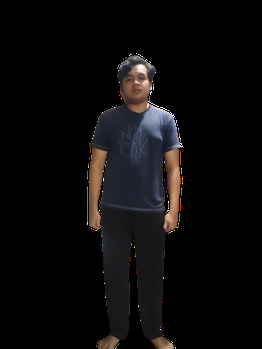
#> input picture Scripts/Python/DatasetImplementation/Dataset_NoBG/Dataset_1-removebg-preview.png, 262 x 349 px, shrunk from 433 x 576 before the run
$ python -i detect_actual_shirt.py   (imports and definitions only)
#> lines starting #> are read from the running program, lines starting #| are printed output that depends on the picture; after the words box and inside, x2 and y2 are one past the last pixel; in counts of white or black regions, pixels touching at a corner belong together
#> further down, picture is the input picture: shape (349, 262, 3); mean B, G, R 10.8, 10.7, 11.9
# Detect Actual Shirt using Skin Detection + GrabCut Refinement

import cv2
import numpy as np
from pose_detection import detect_pose_landmarks
from detect_shirt_region import get_shirt_keypoints, create_shirt_mask

# Configuration
INPUT_IMAGE_PATH = r"Dataset_NoBG\Dataset_1-removebg-preview.png"
OUTPUT_DIR = r"Output"

def detect_skin(image, mask=None):
    """
    Detect skin regions in the image using HSV color space.

    Args:
        image: Input image (BGR)
        mask: Optional mask to limit detection area

    Returns:
        Binary mask of detected skin regions
    """
    # Convert to HSV and YCrCb color spaces for better skin detection
    hsv = cv2.cvtColor(image, cv2.COLOR_BGR2HSV)
#> hsv: shape (349, 262, 3); mean H, S, V 15.8, 12.9, 13.5
    ycrcb = cv2.cvtColor(image, cv2.COLOR_BGR2YCrCb)
#> ycrcb: shape (349, 262, 3); mean of channels 0, 1, 2 11.1, 128.6, 127.9

    # Define skin color range in HSV
    lower_hsv = np.array([0, 20, 70], dtype=np.uint8)
    upper_hsv = np.array([20, 255, 255], dtype=np.uint8)

    # Define skin color range in YCrCb
    lower_ycrcb = np.array([0, 135, 85], dtype=np.uint8)
    upper_ycrcb = np.array([255, 180, 135], dtype=np.uint8)

    # Create masks for both color spaces
    mask_hsv = cv2.inRange(hsv, lower_hsv, upper_hsv)
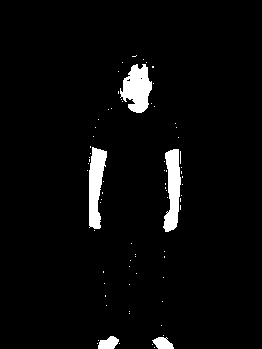
#> mask_hsv: shape (349, 262); 3.8% white; 75 white regions (70 under 20 px), largest, box (x1, y1, x2, y2) and area: (120, 64, 152, 113) 1033, (89, 147, 107, 229) 972, (163, 149, 181, 232) 970, (98, 336, 119, 349) 194, (152, 337, 174, 349) 183
    mask_ycrcb = cv2.inRange(ycrcb, lower_ycrcb, upper_ycrcb)
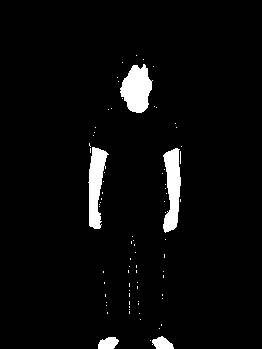
#> mask_ycrcb: shape (349, 262); 4% white; 78 white regions (73 under 20 px), largest, box (x1, y1, x2, y2) and area: (120, 64, 153, 113) 1092, (163, 148, 181, 233) 1026, (88, 147, 109, 229) 986, (98, 337, 119, 349) 195, (152, 336, 174, 349) 194

    # Combine masks (intersection for better accuracy)
    skin_mask = cv2.bitwise_and(mask_hsv, mask_ycrcb)
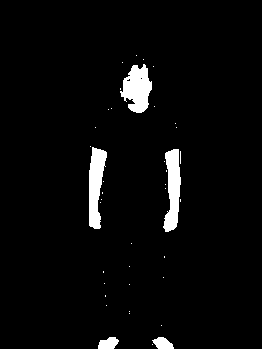
#> skin_mask: shape (349, 262); 3.7% white; 40 white regions (35 under 20 px), largest, box (x1, y1, x2, y2) and area: (120, 64, 152, 113) 1017, (89, 147, 107, 229) 968, (163, 149, 181, 232) 966, (98, 337, 119, 349) 188, (152, 337, 174, 349) 180

    # Apply optional area mask
    if mask is not None:
        skin_mask = cv2.bitwise_and(skin_mask, mask)

    # Clean up the mask
    kernel = cv2.getStructuringElement(cv2.MORPH_ELLIPSE, (11, 11))
    skin_mask = cv2.morphologyEx(skin_mask, cv2.MORPH_CLOSE, kernel)
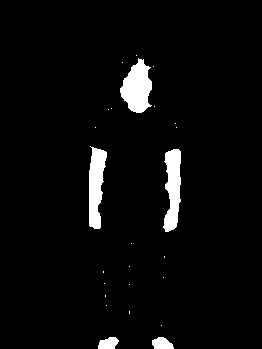
#> skin_mask: shape (349, 262); 4% white; 25 white regions (20 under 20 px), largest, box (x1, y1, x2, y2) and area: (120, 58, 152, 113) 1152, (163, 149, 181, 232) 1043, (89, 146, 107, 229) 1022, (152, 337, 174, 349) 199, (98, 337, 119, 349) 192
    skin_mask = cv2.morphologyEx(skin_mask, cv2.MORPH_OPEN, kernel)
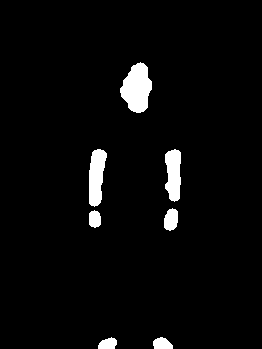
#> skin_mask: shape (349, 262); 3.6% white; 7 white regions, largest, box (x1, y1, x2, y2) and area: (120, 62, 152, 113) 1108, (89, 149, 107, 207) 755, (165, 149, 181, 202) 680

    # Remove small noise
    kernel_small = cv2.getStructuringElement(cv2.MORPH_ELLIPSE, (5, 5))
    skin_mask = cv2.morphologyEx(skin_mask, cv2.MORPH_OPEN, kernel_small)
#> skin_mask: shape (349, 262); 3.6% white; 7 white regions, largest, box (x1, y1, x2, y2) and area: (120, 62, 152, 113) 1104, (89, 149, 107, 207) 751, (165, 149, 181, 202) 676

    return skin_mask

# [235 lines left out: functions create_shirt_only_mask, refine_with_grabcut, visualize_results, main, detect_shirt_mask_fast, not called in this run]

# [2 lines not run here, left out]

>>> import cv2
>>> picture = cv2.imread('Dataset_NoBG/Dataset_1-removebg-preview.png')
>>> result = detect_skin(picture)

$ run again, on Scripts/Python/DatasetImplementation/Dataset_NoBG/Dataset_10-removebg-preview.png
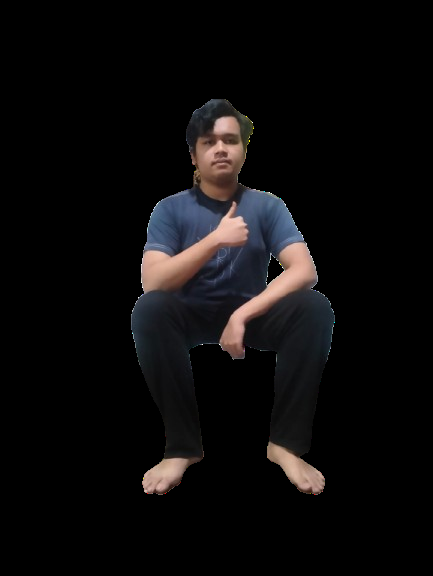
#> input picture Scripts/Python/DatasetImplementation/Dataset_NoBG/Dataset_10-removebg-preview.png, 433 x 576 px
#> picture is the input picture: shape (576, 433, 3); mean B, G, R 11.7, 11.4, 12.8
#> hsv: shape (576, 433, 3); mean H, S, V 12, 11.8, 14.5
#> ycrcb: shape (576, 433, 3); mean of channels 0, 1, 2 11.9, 128.7, 127.9
#> in detect_skin, `mask_hsv = cv2.inRange(hsv, lower_hsv, upper_hsv)`:
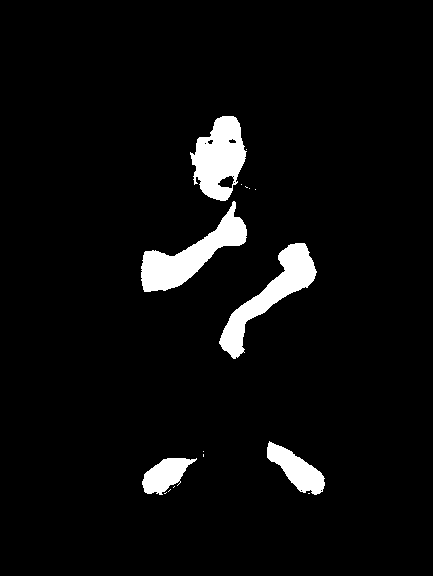
#> mask_hsv: shape (576, 433); 4.9% white; 16 white regions (11 under 20 px), largest, box (x1, y1, x2, y2) and area: (141, 201, 247, 292) 3329, (219, 243, 317, 359) 3182, (190, 116, 247, 201) 3042, (267, 441, 325, 495) 1439, (142, 458, 197, 495) 1148
#> mask_ycrcb: shape (576, 433); 5.3% white; 16 white regions (11 under 20 px), largest, box (x1, y1, x2, y2) and area: (141, 200, 249, 292) 3597, (190, 115, 248, 201) 3388, (219, 242, 317, 358) 3371, (267, 442, 325, 495) 1476, (142, 454, 204, 495) 1280
#> in detect_skin, `skin_mask = cv2.morphologyEx(skin_mask, cv2.MORPH_OPEN, kernel)`:
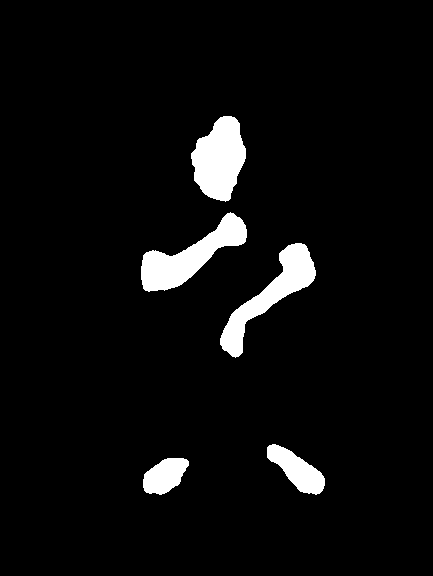
#> skin_mask: shape (576, 433); 4.9% white; 5 white regions, box (x1, y1, x2, y2) and area: (141, 212, 247, 292) 3270, (191, 116, 246, 202) 3239, (220, 243, 316, 358) 3151, (267, 444, 325, 495) 1444, (143, 458, 189, 495) 1162

$ run again, on Scripts/Python/DatasetImplementation/Dataset_NoBG/Dataset_2-removebg-preview.png
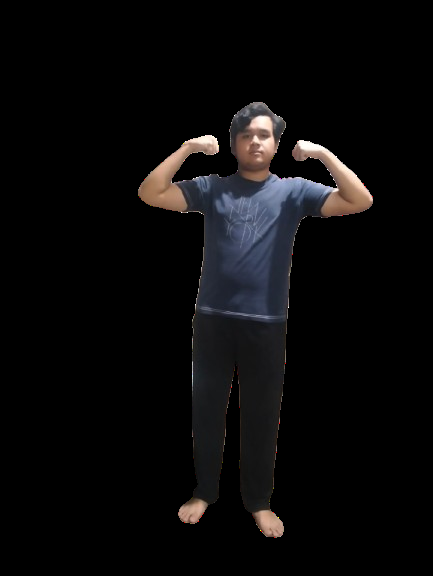
#> input picture Scripts/Python/DatasetImplementation/Dataset_NoBG/Dataset_2-removebg-preview.png, 433 x 576 px
#> picture is the input picture: shape (576, 433, 3); mean B, G, R 10.7, 10.2, 10.9
#> hsv: shape (576, 433, 3); mean H, S, V 11, 8.9, 12.5
#> ycrcb: shape (576, 433, 3); mean of channels 0, 1, 2 10.5, 128.3, 128.1
#> in detect_skin, `mask_hsv = cv2.inRange(hsv, lower_hsv, upper_hsv)`:
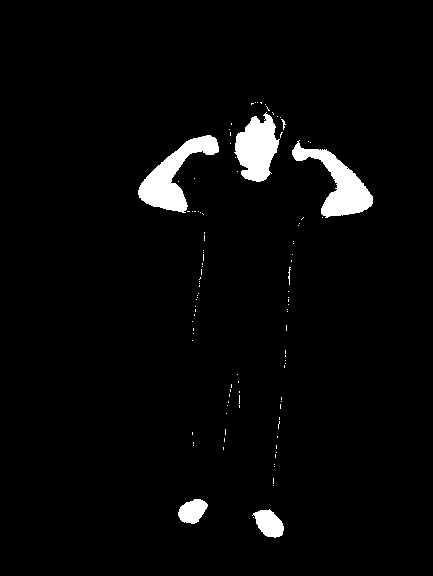
#> mask_hsv: shape (576, 433); 3.3% white; 107 white regions (100 under 20 px), largest, box (x1, y1, x2, y2) and area: (138, 135, 219, 213) 2391, (292, 140, 373, 218) 2300, (234, 112, 280, 182) 2047
#> mask_ycrcb: shape (576, 433); 3.2% white; 102 white regions (97 under 20 px), largest, box (x1, y1, x2, y2) and area: (138, 135, 219, 213) 2382, (292, 140, 373, 218) 2293, (233, 115, 280, 182) 2086, (252, 508, 284, 538) 618, (178, 499, 208, 524) 525
#> in detect_skin, `skin_mask = cv2.morphologyEx(skin_mask, cv2.MORPH_OPEN, kernel)`:
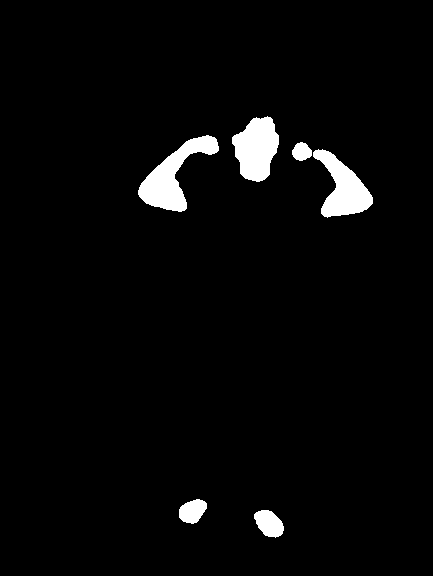
#> skin_mask: shape (576, 433); 3.2% white; 6 white regions, box (x1, y1, x2, y2) and area: (138, 135, 219, 212) 2405, (232, 116, 279, 182) 2144, (313, 149, 373, 218) 2043, (254, 510, 284, 538) 584, (179, 499, 207, 524) 501, (292, 142, 312, 161) 277

$ run again, on Scripts/Python/DatasetImplementation/Dataset_NoBG/Dataset_3-removebg-preview.png
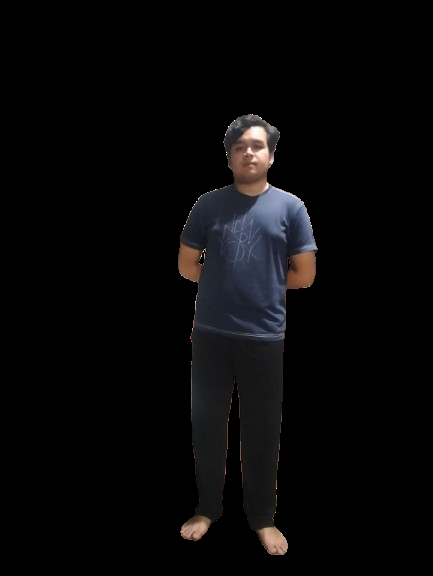
#> input picture Scripts/Python/DatasetImplementation/Dataset_NoBG/Dataset_3-removebg-preview.png, 433 x 576 px
#> picture is the input picture: shape (576, 433, 3); mean B, G, R 8.2, 7.6, 8
#> hsv: shape (576, 433, 3); mean H, S, V 10.5, 8.1, 9.4
#> ycrcb: shape (576, 433, 3); mean of channels 0, 1, 2 7.8, 128.2, 128.2
#> in detect_skin, `mask_hsv = cv2.inRange(hsv, lower_hsv, upper_hsv)`:
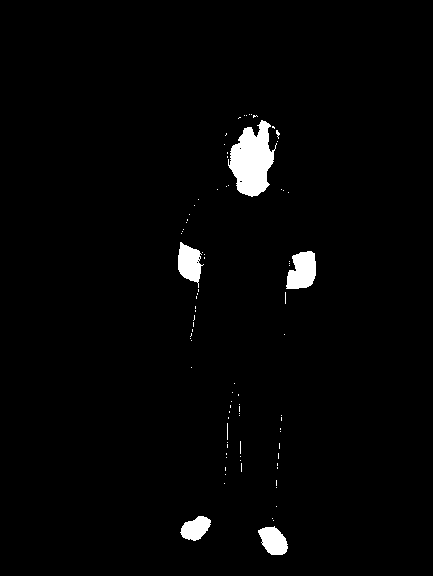
#> mask_hsv: shape (576, 433); 2.1% white; 88 white regions (83 under 20 px), largest, box (x1, y1, x2, y2) and area: (228, 120, 277, 197) 2310, (286, 251, 316, 289) 868, (178, 242, 204, 288) 709, (258, 526, 288, 555) 601, (180, 516, 211, 541) 512
#> mask_ycrcb: shape (576, 433); 2.1% white; 91 white regions (86 under 20 px), largest, box (x1, y1, x2, y2) and area: (228, 126, 274, 197) 2277, (286, 251, 316, 289) 956, (178, 239, 203, 284) 756, (257, 524, 288, 555) 631, (181, 515, 211, 541) 537
#> in detect_skin, `skin_mask = cv2.morphologyEx(skin_mask, cv2.MORPH_OPEN, kernel)`:
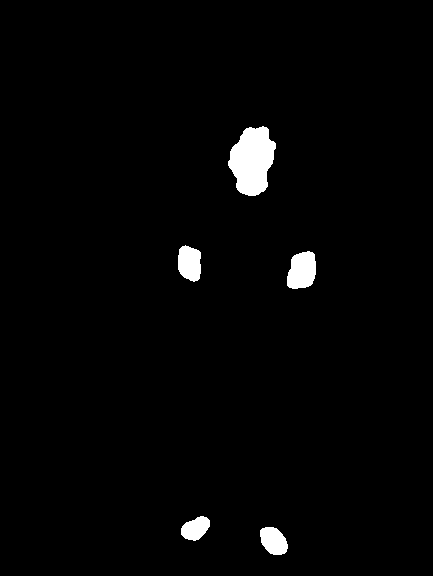
#> skin_mask: shape (576, 433); 2% white; 5 white regions, box (x1, y1, x2, y2) and area: (228, 126, 276, 196) 2347, (287, 251, 316, 289) 885, (178, 245, 201, 282) 687, (260, 527, 288, 555) 591, (181, 516, 210, 541) 499
